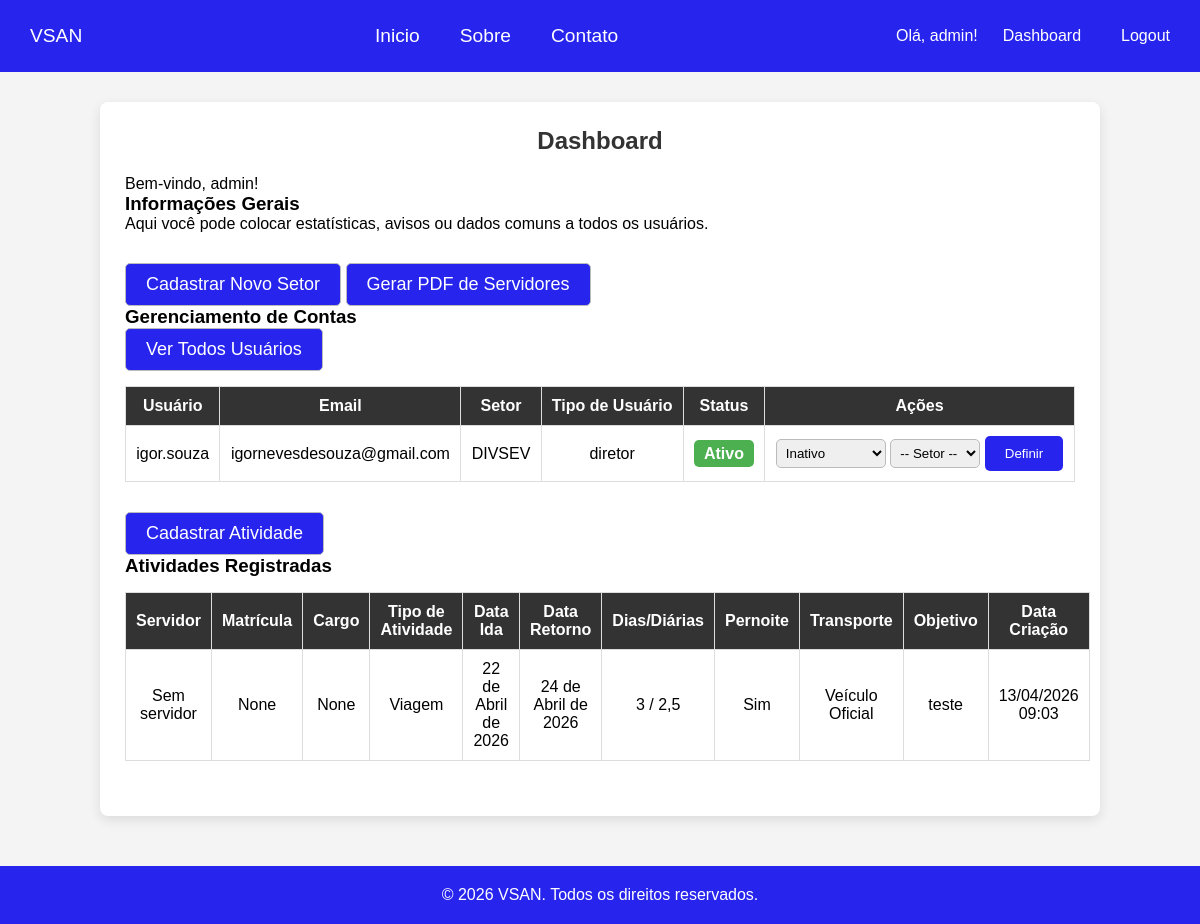
The app's page /dashboard/?mostrar=todos (signed in) with its own data.
### usuarios/models.py (models this page shows, shortened)
class Usuario(AbstractUser):
    TIPO_USUARIO_CHOICES = [
        ('diretor', 'Diretor'),
        ('coordenador', 'Coordenador'),
        ('funcionario', 'Funcionário'),
    ]
    setor = models.ForeignKey(Setor, on_delete=models.CASCADE, verbose_name='Setor', null=True, blank=True)
    tipo_usuario = models.CharField(max_length=20, choices=TIPO_USUARIO_CHOICES, verbose_name='Tipo de Usuário', null=True, blank=True)
    servidor = models.OneToOneField(Servidor, on_delete=models.CASCADE, null=True, blank=True, related_name="usuario")
    objects = UsuarioManager()

### setores/models.py (models this page shows, shortened)
class Setor(models.Model):
    id = models.AutoField(primary_key=True, verbose_name='ID')
    nome = models.CharField(max_length=100, verbose_name='Nome do Setor', unique=True)

### atividades/models.py (models this page shows, shortened)
class Atividade(models.Model):
    servidor_nome = models.CharField(max_length=200)
    servidor_matricula = models.CharField(max_length=20, blank=True, null=True)
    servidor_cargo = models.CharField(max_length=100, blank=True, null=True)
    tipo_atividade = models.CharField(
        max_length=50,
        choices=[("Viagem", "Viagem")]
    )
    dias_diarias = models.CharField(max_length=50, blank=True, null=True)
    PERNOITE_CHOICES = [("Sim", "Sim"), ("Não", "Não")]
    pernoite = models.CharField(max_length=3, choices=PERNOITE_CHOICES, default="Não")
    transporte = models.CharField(max_length=50, blank=True, null=True)
    objetivo = models.TextField(blank=True, null=True)
    data_ida = models.DateField(blank=True, null=True)
    data_retorno = models.DateField(blank=True, null=True)
    data_criacao = models.DateTimeField(auto_now_add=True)

### usuarios/views.py (the view)
# urls.py: path('dashboard/', views.dashboard, name='dashboard'),
@login_required
def dashboard(request):
    setores = Setor.objects.all()
    if request.GET.get("mostrar") == "todos":
        usuarios = Usuario.objects.filter(is_superuser=False)  # Exclui superusuários da lista
    else:
        usuarios = Usuario.objects.filter(is_superuser=False, is_active=False)
    atividades = Atividade.objects.all().order_by("-data_criacao")
    return render(
        request,
        "usuarios/dashboard.html",
        {
            "usuarios": usuarios,
            "setores": setores,
            "atividades": atividades,
        },
    )

### usuarios/templates/usuarios/dashboard.html (shortened to what this page needs)
{% extends 'base.html' %}
{% block content %}
<div class="dashboard-container">
    <h2>Dashboard</h2>
    <p>Bem-vindo, {{ request.user.username }}!</p>
    <section class="dashboard-section">
        <h3>Informações Gerais</h3>
        <p>Aqui você pode colocar estatísticas, avisos ou dados comuns a todos os usuários.</p>
    </section>
    {% if request.user.tipo_usuario == "diretor" %}
    <div class="form-group">
        <button class="btn-secondary"><a href="{% url 'cadastrar_setor' %}" style="text-decoration: none; color: inherit; font-size: large;">Cadastrar Novo Setor</a></button>
        <button class="btn-secondary"><a href="{% url 'lista_servidores' %}" style="text-decoration: none; color: inherit; font-size: large;">Gerar PDF de Servidores</a></button>
    </div>
    <section class="dashboard-section">
        <h3>Gerenciamento de Contas</h3>
        <button class="btn-secondary"><a href="?mostrar=todos" style="text-decoration: none; color: inherit; font-size: large;">Ver Todos Usuários</a></button>
        <table class="dashboard-table">
            <thead>
                <tr>
                    <th>Usuário</th>
                    <th>Email</th>
                    <th>Setor</th>
                    <th>Tipo de Usuário</th>
                    <th>Status</th>
                    <th>Ações</th>
                </tr>
            </thead>
            <tbody>
                {% for usuario in usuarios %}
                <tr>
                    <td>{{ usuario.username }}</td>
                    <td>{{ usuario.email }}</td>
                    <td>{{ usuario.setor.nome }}</td>
                    <td>{{ usuario.tipo_usuario|default:"Não definido" }}</td>
                    <td>
                        {% if usuario.is_active %}
                            <span class="status ativo">Ativo</span>
                        {% else %}
                            <span class="status inativo">Inativo</span>
                        {% endif %}
                    </td>
                    <td>
                        <form method="post" action="{% url 'definir_tipo_usuario' usuario.id %}">
                            <select name="tipo_usuario" class="select-tipo">
                                {% if usuario.is_active %}
                                    <option value="inativo" selected>Inativo</option>
                               {% endif %}
                            </select>
                            <select name="setor" class="select-tipo">
                                <option value="">-- Setor --</option>
                            </select>
                            <button type="submit" class="btn-primary">Definir</button>
                        </form>
                    </td>
                </tr>
                {% endfor %}
            </tbody>
        </table>
    </section>
    <button class="btn-secondary"><a href="{% url 'cadastrar_atividade' %}" style="text-decoration: none; color: inherit; font-size: large;">Cadastrar Atividade</a></button>
    <section class="dashboard-section">
        <h3>Atividades Registradas</h3>
        <table class="dashboard-table">
            <thead>
                <tr>
                    <th>Servidor</th>
                    <th>Matrícula</th>
                    <th>Cargo</th>
                    <th>Tipo de Atividade</th>
                    <th>Data Ida</th>
                    <th>Data Retorno</th>
                    <th>Dias/Diárias</th>
                    <th>Pernoite</th>
                    <th>Transporte</th>
                    <th>Objetivo</th>
                    <th>Data Criação</th>
                </tr>
            </thead>
            <tbody>
                {% for atividade in atividades %}
                <tr>
                    <td>{{ atividade.servidor_nome }}</td>
                    <td>{{ atividade.servidor_matricula }}</td>
                    <td>{{ atividade.servidor_cargo }}</td>
                    <td>{{ atividade.tipo_atividade }}</td>
                    <td>{{ atividade.data_ida }}</td>
                    <td>{{ atividade.data_retorno }}</td>
                    <td>{{ atividade.dias_diarias }}</td>
                    <td>{{ atividade.pernoite }}</td>
                    <td>{{ atividade.transporte }}</td>
                    <td>{{ atividade.objetivo }}</td>
                    <td>{{ atividade.data_criacao|date:"d/m/Y H:i" }}</td>
                </tr>
                {% empty %}
                <tr>
                    <td colspan="12">Nenhuma atividade cadastrada.</td>
                </tr>
                {% endfor %}
            </tbody>
        </table>
    </section>
    {% else %}
    <p><strong>Área de contas disponível apenas para diretores.</strong></p>
    {% endif %}
</div>
{% endblock %}

### templates/header.html
{% load static %}
<header class="header">
    <a href="{% url 'home' %}" class="logo">VSAN</a>
    <nav>
        <ul class="menu">
            <li><a href="{% url 'home' %}" class='btn-primary'>Inicio</a></li>
            <li><a href="{% url 'about' %}" class='btn-primary'>Sobre</a></li>
            <li><a href="{% url 'contact' %}" class='btn-primary'>Contato</a></li>
        </ul>
    </nav>
    <div class="auth-buttons">
    {% if user.is_authenticated %}
        <span class="user-info">Olá, {{ user.username }}!</span>
        <a href="{% url 'dashboard' %}" class='btn-primary'>Dashboard</a>
        <a href="{% url 'logout' %}" class='btn-primary'>Logout</a>
    {% else %}
        <a href="{% url 'login' %}" class='btn-primary'>Login</a>
    {% endif %}
    </div>
</header>

### usuarios/static/css/style.css (style rules this page uses)
* { margin: 0; padding: 0; box-sizing: border-box; }
body { font-family: Arial, sans-serif; background-color: #f4f4f4; }
.header { display: flex; justify-content: space-between; background-color: #2724ee; color: #fff; padding: 15px; align-items: center; }
.header a { text-decoration: none; font-size: 1.2em; padding: 10px 15px; display: block; color: inherit; }
.menu { list-style: none; display: flex; gap: 10px; }
.btn-primary { background-color: #2724ee; color: #fff; padding: 10px 20px; border: none; border-radius: 5px; text-decoration: none; cursor: pointer; transition: background 0.3s; }
.btn-secondary { background-color: #2724ee; color: #fff; padding: 10px 20px; border: 1px solid #bbb; border-radius: 5px; text-decoration: none; transition: background 0.3s; cursor: pointer; }
.dashboard-container { max-width: 1000px; margin: 30px auto; background: #fff; padding: 25px; border-radius: 8px; box-shadow: 0px 4px 12px rgba(0,0,0,0.1); }
.dashboard-container h2 { text-align: center; margin-bottom: 20px; color: #333; }
.dashboard-section { margin-bottom: 30px; }
.dashboard-table { width: 100%; border-collapse: collapse; margin-top: 15px; }
.dashboard-table th, .dashboard-table td { border: 1px solid #ddd; padding: 10px; text-align: center; }
.dashboard-table th { background-color: #333; color: #fff; }
.status { padding: 5px 10px; border-radius: 5px; font-weight: bold; }
.status.ativo { background-color: #4CAF50; color: #fff; }
.select-tipo { padding: 5px; border-radius: 5px; border: 1px solid #bbb; }
.auth-buttons { display: flex; gap: 10px; align-items: center; }
.auth-buttons a { padding: 8px 15px; border-radius: 5px; text-decoration: none; font-size: 1em; }

### records on screen
Usuario: username "admin", user.username "admin"
Usuario: username "igor.souza", email "igornevesdesouza@gmail.com", setor.nome "DIVSEV", tipo_usuario "diretor", shows "Ativo", tipo_usuario "Inativo"
Atividade: servidor_nome "Sem servidor", servidor_matricula "None", servidor_cargo "None", tipo_atividade "Viagem", data_ida "22 de Abril de 2026", data_retorno "24 de Abril de 2026", dias_diarias "3 / 2,5", pernoite "Sim", transporte "Veículo Oficial", objetivo "teste", data_criacao "13/04/2026 09:03"
